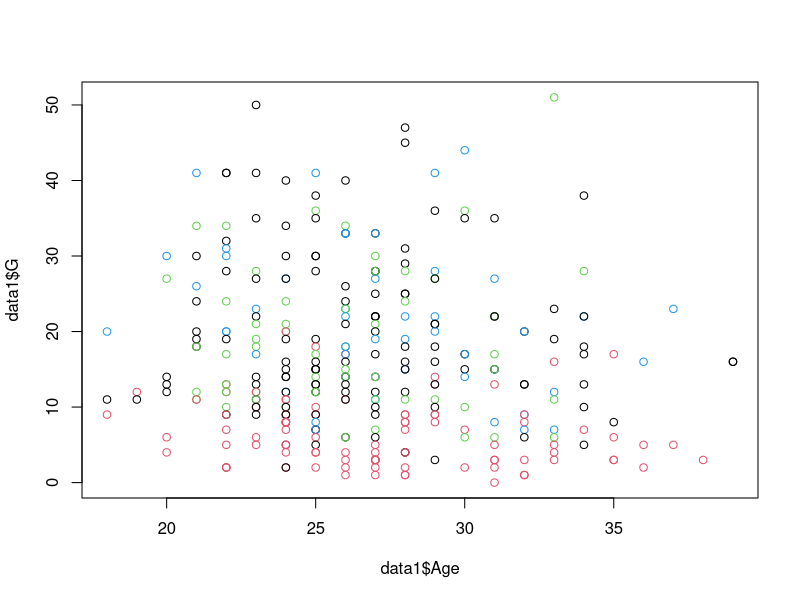
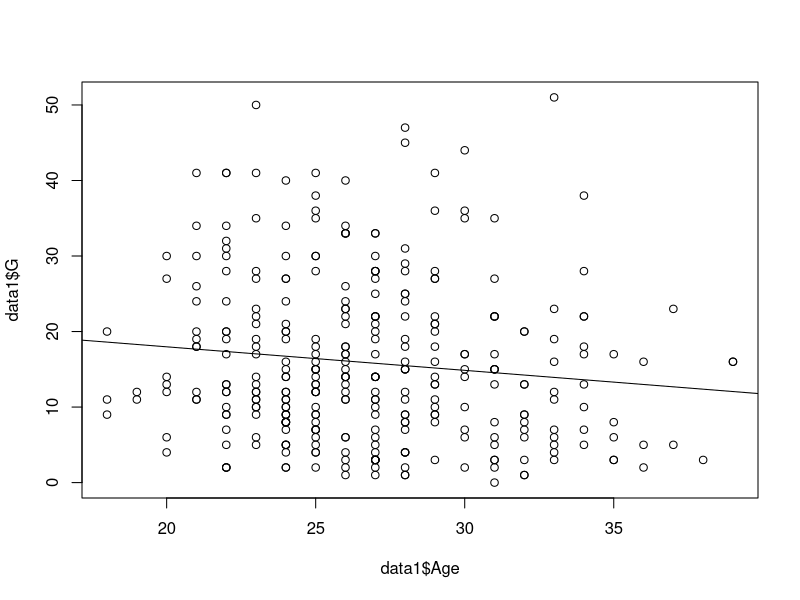
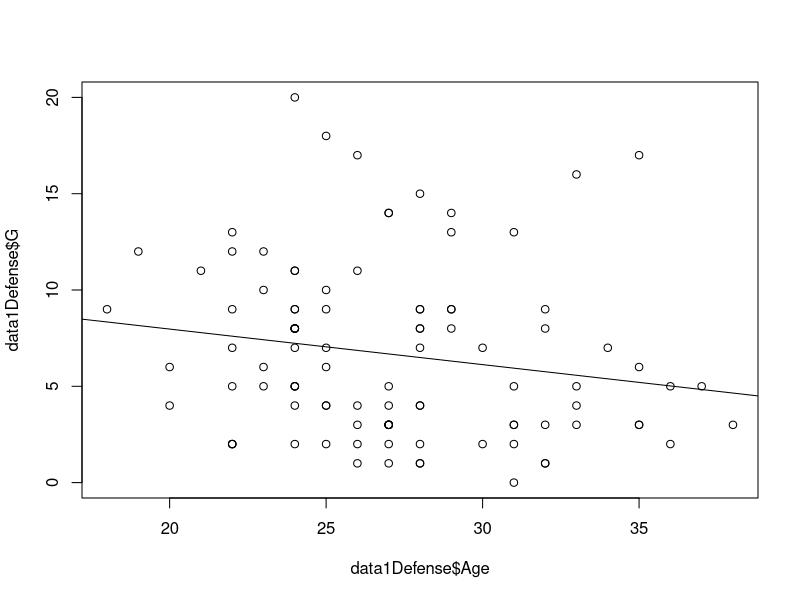
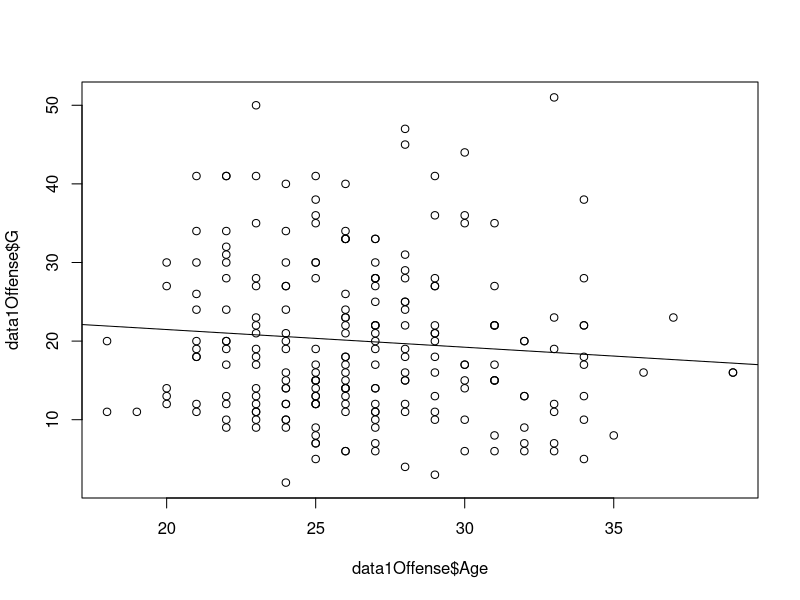
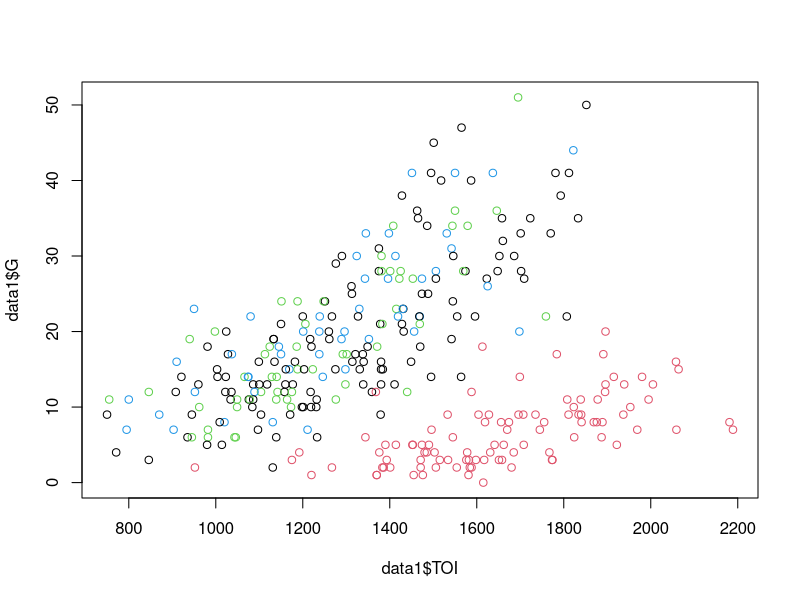
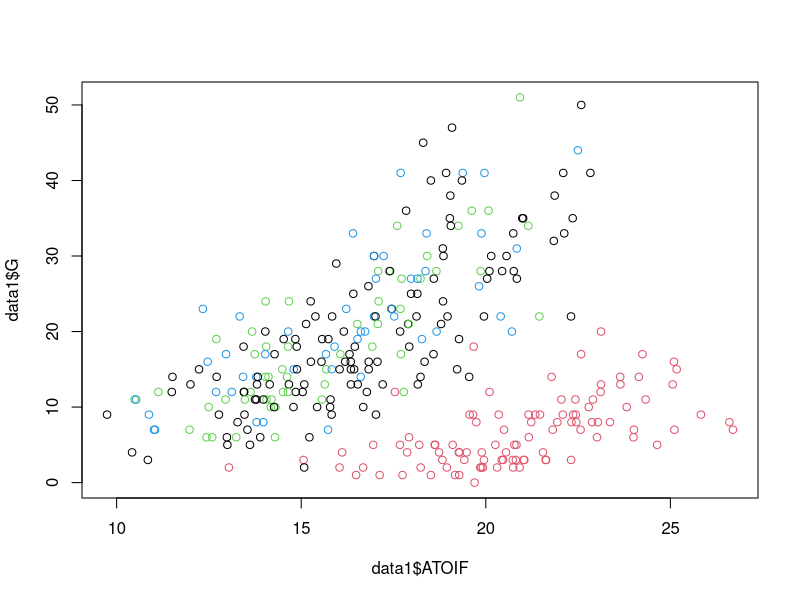
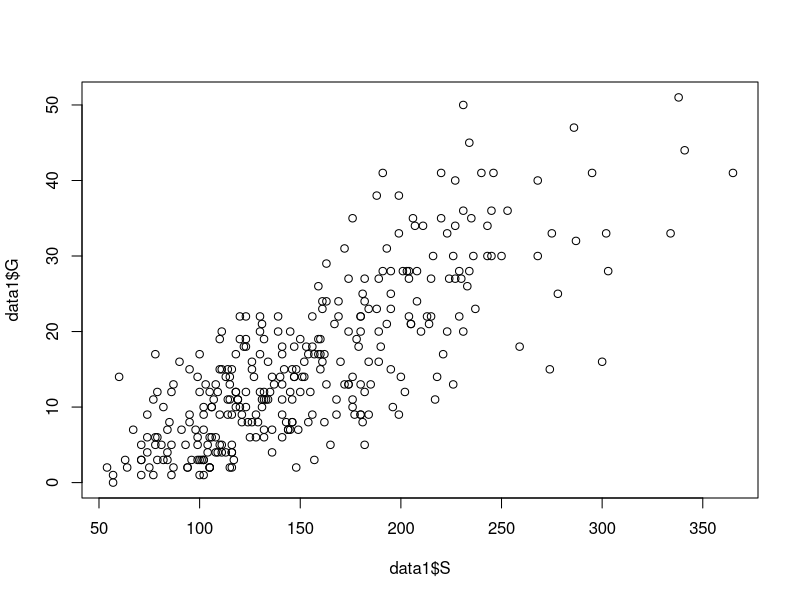
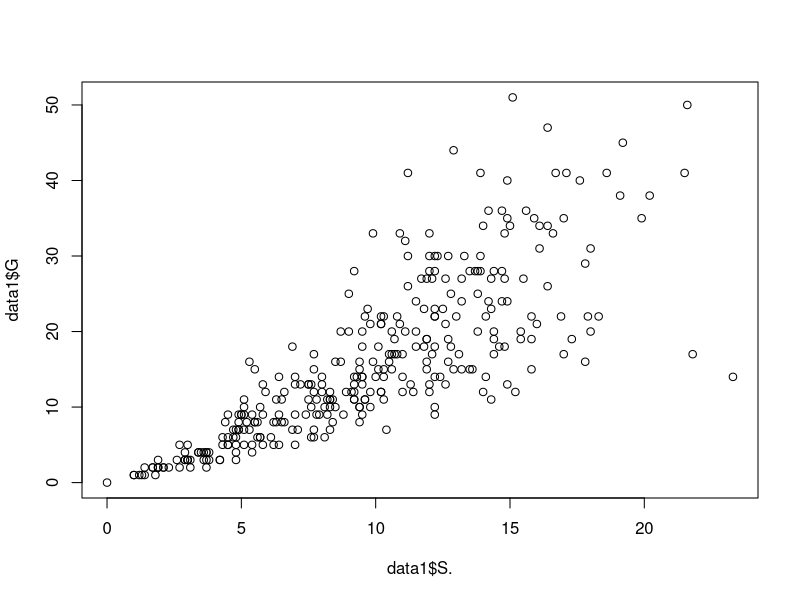

Recreate these plots in R, in order.
library(data.table)

##Read data from excel
primarydata1 <- readxl::read_xlsx("2018-2019NHLData.xlsx")
str(primarydata1)

##Creating ATOI column
ATOIF <- primarydata1$TOI/primarydata1$GP
ATOI1 <- data.frame(ATOIF)

##Creating initial data with ATOI
finaldata1 <- data.frame(primarydata1, ATOI1)

library(dplyr)

##Filter for players that have played 
##at least 75% of the season
data1 <- filter(finaldata1, GP > 71)

data1Defense <- filter(data1, Pos == "D")
data1Offense <- filter(data1, Pos == "C" | Pos == "RW" 
                       | Pos == "LW")

##Analyzing Goals predicted by Age

plot(data1$Age, data1$G, col = as.factor(data1$Pos))

plot(data1$Age, data1$G)
fitBasic1 <- lm(G ~ Age, data = data1)
summary(fitBasic1)
abline(fitBasic1)

plot(data1Defense$Age, data1Defense$G)
fitD1 <- lm(G ~ Age, data = data1Defense)
summary(fitD1)
abline(fitD1)

plot(data1Offense$Age, data1Offense$G)
fitO1 <- lm(G ~ Age, data = data1Offense)
summary(fitO1)
abline(fitO1)

##Analyzing Goals predicted by TOI

plot(data1$TOI, data1$G, col = as.factor(data1$Pos))
plot(data1$ATOIF, data1$G,
     col = as.factor(data1$Pos))

##Analyze Goals predicted by Shots

plot(data1$S, data1$G)
plot(data1$S., data1$G)

##Analyze Point Shares predicted by Age

plot(data1$Age, data1$PS, col = as.factor(data1$Pos))

##Analyze Assists predicted by Age

plot(data1$Age, data1$A, col = as.factor(data1$Pos))
fitAssists1 <- lm(A ~ Age, data = data1)
summary(fitAssists1)
abline(fitAssists1)

plot(data1Defense$Age, data1Defense$A)
fitAssistsD1 <- lm(A ~ Age, data = data1Defense)
summary(fitAssistsD1)
abline(fitAssistsD1)

plot(data1Offense$Age, data1Offense$A)
fitAssistsO1 <- lm(A ~ Age, data = data1Offense)
summary(fitAssistsO1)
abline(fitAssistsO1)

##Analyze Points predicted by Age

##Analyze +/- predicted by Age
